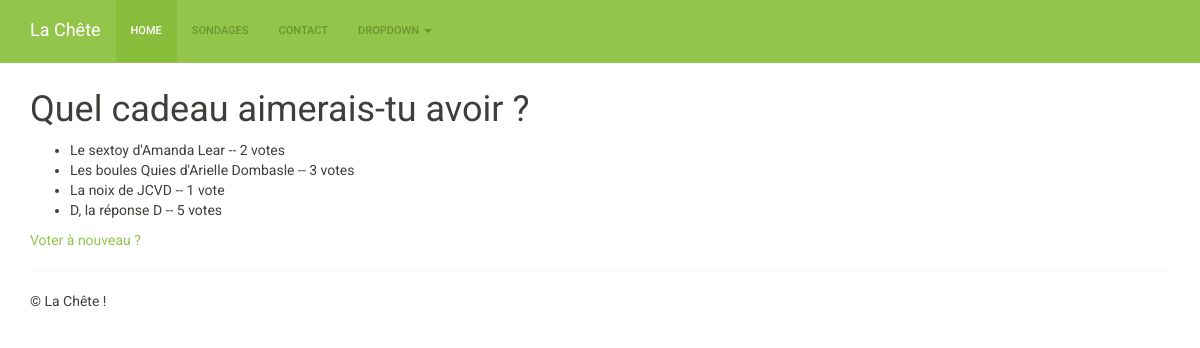
Page /sondages/1/resultats/ on the committed database.
### sondages/models.py (models this page shows, shortened)
class Question(models.Model):
    question_text = models.CharField(max_length=200)
    pub_date = models.DateTimeField('Date de publication')
    open = models.BooleanField(default=True)
    def was_published_recently(self):
        now = timezone.now()
        return now - datetime.timedelta(days=1) <= self.pub_date <= now
    was_published_recently.admin_order_field = 'pub_date'
    was_published_recently.boolean = True
    was_published_recently.short_description = 'Récement publié ?'

class Choix(models.Model):
    question = models.ForeignKey(Question)
    choix_text = models.CharField(max_length=200)
    votes = models.IntegerField(default=0)

### sondages/views.py (the view)
# urls.py: url(r'^(?P<pk>\d+)/resultats/$', views.ResultsView.as_view(), name='resultats'),
class ResultsView(generic.DetailView):
    model = Question
    template_name = 'sondages/resultats.html'
    def get_queryset(self):
        return Question.objects.filter(pub_date__lte=timezone.now())

### sondages/templates/sondages/resultats.html (shortened to what this page needs)
{% extends "base.html" %}
{% block style %}
    <link href="/sondages/static/sondages/carousel.css" rel="stylesheet">
{% endblock %}
{% block content %}
<h1>{{ question.question_text }}</h1>
<ul>
    {% for choix in question.choix_set.all %}
        <li>{{ choix.choix_text }} -- {{ choix.votes }} vote{{  choix.votes|pluralize }}</li>
    {% endfor %}
</ul>
<a href="{% url 'sondages:detail' question.id %}">Voter à nouveau ?</a>
{% endblock %}

### rows in the picture
Question: question_text "Quel cadeau aimerais-tu avoir ?"
Choix: choix_text "Le sextoy d'Amanda Lear", votes "2"
Choix: choix_text "Les boules Quies d'Arielle Dombasle", votes "3"
Choix: choix_text "La noix de JCVD", votes "1"
Choix: choix_text "D, la réponse D", votes "5"
